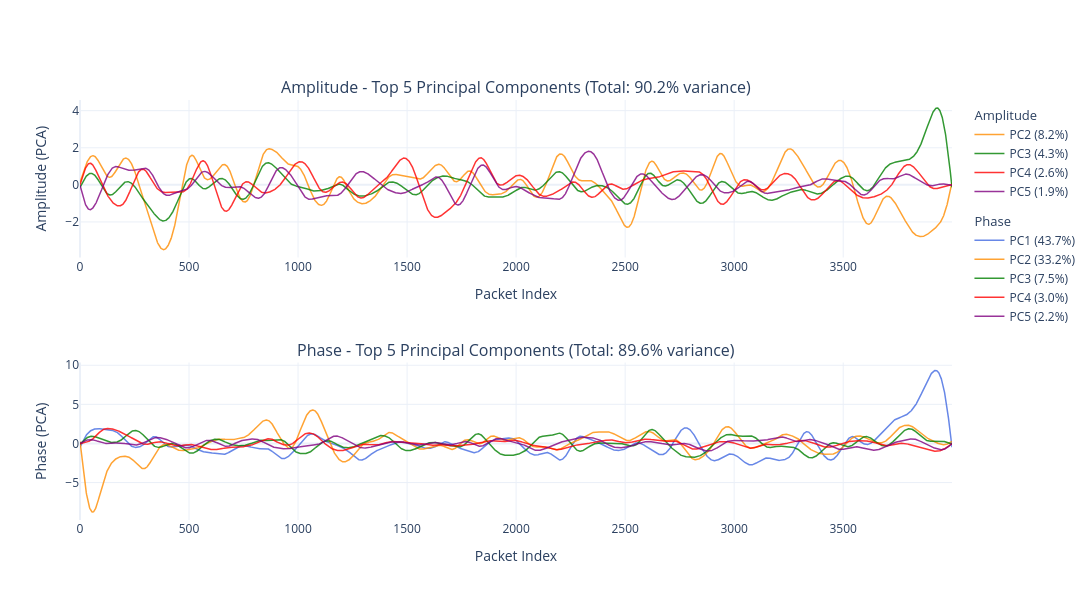

Notebook code for this chart:
### Markdown cell above
# 8. Visualization - Top 5 Principal Components

### Code cell
import plotly.graph_objects as go
from plotly.subplots import make_subplots
import numpy as np

# Vẽ 10 thành phần chính
packet_idx = np.arange(len(amp_pca))

colors = ['royalblue', 'darkorange', 'green', 'red', 'purple',
          'brown', 'pink', 'gray', 'olive', 'cyan']

fig = make_subplots(rows=2, cols=1,
                    subplot_titles=[
                        f'Amplitude - Top {N_COMPONENTS} Principal Components (Total: {np.sum(pca_amp.explained_variance_ratio_)*100:.1f}% variance)',
                        f'Phase - Top {N_COMPONENTS} Principal Components (Total: {np.sum(pca_phs.explained_variance_ratio_)*100:.1f}% variance)',
                    ])

# Plot Amplitude - skip PC1 (i starts from 1)
for i in range(1, N_COMPONENTS):
    fig.add_trace(go.Scatter(
        x=packet_idx, y=amp_pca[:, i], mode='lines',
        line=dict(color=colors[i], width=1.5), opacity=0.8,
        name=f'PC{i+1} ({pca_amp.explained_variance_ratio_[i]*100:.1f}%)',
        legendgroup='amp', legendgrouptitle_text='Amplitude'
    ), row=1, col=1)

# Plot Phase - all PCs
for i in range(N_COMPONENTS):
    fig.add_trace(go.Scatter(
        x=packet_idx, y=phs_pca[:, i], mode='lines',
        line=dict(color=colors[i], width=1.5), opacity=0.8,
        name=f'PC{i+1} ({pca_phs.explained_variance_ratio_[i]*100:.1f}%)',
        legendgroup='phs', legendgrouptitle_text='Phase'
    ), row=2, col=1)

fig.update_yaxes(title_text="Amplitude (PCA)", row=1, col=1)
fig.update_yaxes(title_text="Phase (PCA)", row=2, col=1)
fig.update_xaxes(title_text="Packet Index", row=1, col=1)
fig.update_xaxes(title_text="Packet Index", row=2, col=1)
fig.update_layout(height=600, width=1200, template='plotly_white')
fig.show()

print(f"\nPrincipal Components Ready:")
print(f"  amp_pca: shape {amp_pca.shape} - {N_COMPONENTS} principal components from amplitude")
print(f"  phs_pca: shape {phs_pca.shape} - {N_COMPONENTS} principal components from phase")

### Figure 1 — Plotly figure (JSON) as saved in the notebook; plotly's stock layout.template omitted (floating-point values rounded to 4 significant figures; data arrays with more than 128 entries replaced by an {"elided": "..."} marker saying what was removed)
{"data": [{"legendgroup": "amp", "legendgrouptitle": {"text": "Amplitude"}, "line": {"color": "darkorange", "width": 1.5}, "mode": "lines", "name": "PC2 (8.2%)", "opacity": 0.8, "type": "scatter", "x": {"elided": "4000 int values"}, "xaxis": "x", "y": {"elided": "4000 float values"}, "yaxis": "y"}, {"legendgroup": "amp", "legendgrouptitle": {"text": "Amplitude"}, "line": {"color": "green", "width": 1.5}, "mode": "lines", "name": "PC3 (4.3%)", "opacity": 0.8, "type": "scatter", "x": {"elided": "4000 int values"}, "xaxis": "x", "y": {"elided": "4000 float values"}, "yaxis": "y"}, {"legendgroup": "amp", "legendgrouptitle": {"text": "Amplitude"}, "line": {"color": "red", "width": 1.5}, "mode": "lines", "name": "PC4 (2.6%)", "opacity": 0.8, "type": "scatter", "x": {"elided": "4000 int values"}, "xaxis": "x", "y": {"elided": "4000 float values"}, "yaxis": "y"}, {"legendgroup": "amp", "legendgrouptitle": {"text": "Amplitude"}, "line": {"color": "purple", "width": 1.5}, "mode": "lines", "name": "PC5 (1.9%)", "opacity": 0.8, "type": "scatter", "x": {"elided": "4000 int values"}, "xaxis": "x", "y": {"elided": "4000 float values"}, "yaxis": "y"}, {"legendgroup": "phs", "legendgrouptitle": {"text": "Phase"}, "line": {"color": "royalblue", "width": 1.5}, "mode": "lines", "name": "PC1 (43.7%)", "opacity": 0.8, "type": "scatter", "x": {"elided": "4000 int values"}, "xaxis": "x2", "y": {"elided": "4000 float values"}, "yaxis": "y2"}, {"legendgroup": "phs", "legendgrouptitle": {"text": "Phase"}, "line": {"color": "darkorange", "width": 1.5}, "mode": "lines", "name": "PC2 (33.2%)", "opacity": 0.8, "type": "scatter", "x": {"elided": "4000 int values"}, "xaxis": "x2", "y": {"elided": "4000 float values"}, "yaxis": "y2"}, {"legendgroup": "phs", "legendgrouptitle": {"text": "Phase"}, "line": {"color": "green", "width": 1.5}, "mode": "lines", "name": "PC3 (7.5%)", "opacity": 0.8, "type": "scatter", "x": {"elided": "4000 int values"}, "xaxis": "x2", "y": {"elided": "4000 float values"}, "yaxis": "y2"}, {"legendgroup": "phs", "legendgrouptitle": {"text": "Phase"}, "line": {"color": "red", "width": 1.5}, "mode": "lines", "name": "PC4 (3.0%)", "opacity": 0.8, "type": "scatter", "x": {"elided": "4000 int values"}, "xaxis": "x2", "y": {"elided": "4000 float values"}, "yaxis": "y2"}, {"legendgroup": "phs", "legendgrouptitle": {"text": "Phase"}, "line": {"color": "purple", "width": 1.5}, "mode": "lines", "name": "PC5 (2.2%)", "opacity": 0.8, "type": "scatter", "x": {"elided": "4000 int values"}, "xaxis": "x2", "y": {"elided": "4000 float values"}, "yaxis": "y2"}], "layout": {"annotations": [{"font": {"size": 16}, "showarrow": false, "text": "Amplitude - Top 5 Principal Components (Total: 90.2% variance)", "x": 0.5, "xanchor": "center", "xref": "paper", "y": 1, "yanchor": "bottom", "yref": "paper"}, {"font": {"size": 16}, "showarrow": false, "text": "Phase - Top 5 Principal Components (Total: 89.6% variance)", "x": 0.5, "xanchor": "center", "xref": "paper", "y": 0.375, "yanchor": "bottom", "yref": "paper"}], "height": 600, "width": 1200, "xaxis": {"anchor": "y", "domain": [0, 1], "title": {"text": "Packet Index"}}, "xaxis2": {"anchor": "y2", "domain": [0, 1], "title": {"text": "Packet Index"}}, "yaxis": {"anchor": "x", "domain": [0.625, 1], "title": {"text": "Amplitude (PCA)"}}, "yaxis2": {"anchor": "x2", "domain": [0, 0.375], "title": {"text": "Phase (PCA)"}}}}
